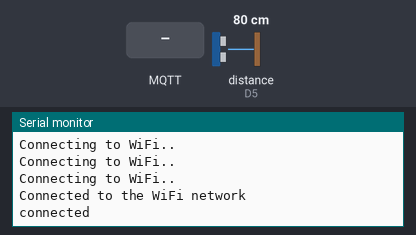
Bench run of a sketch on a simulated ESP8266 (NodeMCU). Shown: the last lines printed to the serial monitor. The inputs (shaded band) are chosen by the test bench; at power-on: distance to the obstacle (sensor on D5) 80 cm. The echo pulse lasts 58.3 µs per cm; WiFi joins after 1.5 s; servers stay silent unless stated; no MQTT or app messages arrive unless stated.

Above: at 4.7 s.
4.8 s: MQTT message "1" arrives on the first subscribed topic
At 5.6 s:
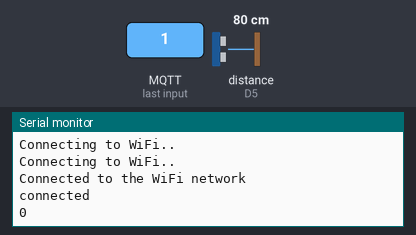
6.3 s: MQTT message "on" arrives on the first subscribed topic
At 6.8 s:
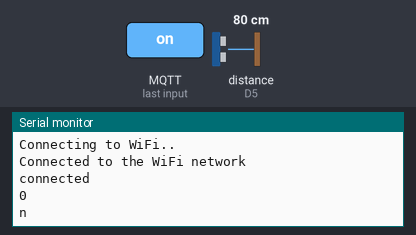
7.8 s: MQTT message "off" arrives on the first subscribed topic
At 9.1 s:
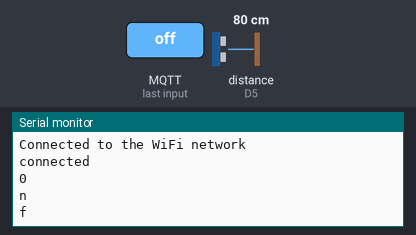

The sketch:

Code_For_Single_Dustbin.ino
```cpp
#include <ESP8266WiFi.h>
#include <PubSubClient.h>

#define trig_pin1 D6
#define echo_pin1 D5
int pulsevalue;
const char* ssid = "SDR";//"Eluga Ray Max LAPTOP-ADD3QHF2 5070"                   // wifi ssid
const char* password =  "rapidgadfly781";
const char* mqttServer = "192.168.43.65";
const int mqttPort = 1883;
const char* mqttUser = "dustbin1";      // if you don't have MQTT Username, no need input
const char* mqttPassword = "12345678";  // if you don't have MQTT Password, no need input
char msg1[50];                          //character array for message
long duration1;                         // long variable to store duration
int aver1[3];                           // integer array for holding 3 values of distance to find out its average
char ping1 = '0';
WiFiClient espClient;                   // declaring espClient as WiFiClient
PubSubClient client(espClient);         // declaring WiFiClient as pubsubclient

void setup() {
  Serial.begin(115200);
  WiFi.begin(ssid, password);           //attempting wifi Connection

  while (WiFi.status() != WL_CONNECTED) {
    delay(500);
    Serial.println("Connecting to WiFi..");
  }
  Serial.println("Connected to the WiFi network");

  //setting the MQTT Server and Port
  client.setServer(mqttServer, mqttPort);
  client.setCallback(callback);

  //attempting Connection to MQTT Broker
  if (client.connect("ESP8266Client", mqttUser, mqttPassword )) {
      delay(2000);
      Serial.println("connected");

    } else {

      Serial.print("failed with state ");
      Serial.print(client.state());
      delay(2000);}

  pinMode(trig_pin1,OUTPUT);
  pinMode(echo_pin1,INPUT);
}
void loop() {
  client.subscribe("container2Ping");
  client.loop();

}
void callback(char* topic, byte* payload, unsigned int length) {
  for (int i = 0; i < length; i++) {
    ping1=(char)payload[i];
  }
  if(ping1=='1'){
  for (int i=0;i<=2;i++) {                                   // for average distance
  digitalWrite(trig_pin1, LOW);
  delayMicroseconds(5);
  digitalWrite(trig_pin1, HIGH);
  delayMicroseconds(15);
  digitalWrite(trig_pin1, LOW);
  pinMode(echo_pin1, INPUT);
  duration1 = pulseIn(echo_pin1, HIGH);
  int dist1 = (duration1*0.036)/2;                           //obtain distance
  aver1[i]=dist1;
  delay(5);
  }
  int distance1=(aver1[0]+aver1[1]+aver1[2])/3;
  snprintf(msg1, 50, "%ld", distance1);                     // convert into char
  client.publish("container2Data", msg1);            // change container name according to dustbin // publishing message                 // subscribing data
  ping1='0';
  }

  Serial.println(ping1);
}
```

Measured:
- after the input at 4.8 s, the serial monitor: prints a new line at once (image 1)
- after the input at 6.3 s, the serial monitor: prints a new line at once (image 2)
- after the input at 7.8 s, the serial monitor: prints a new line at once (image 3)
